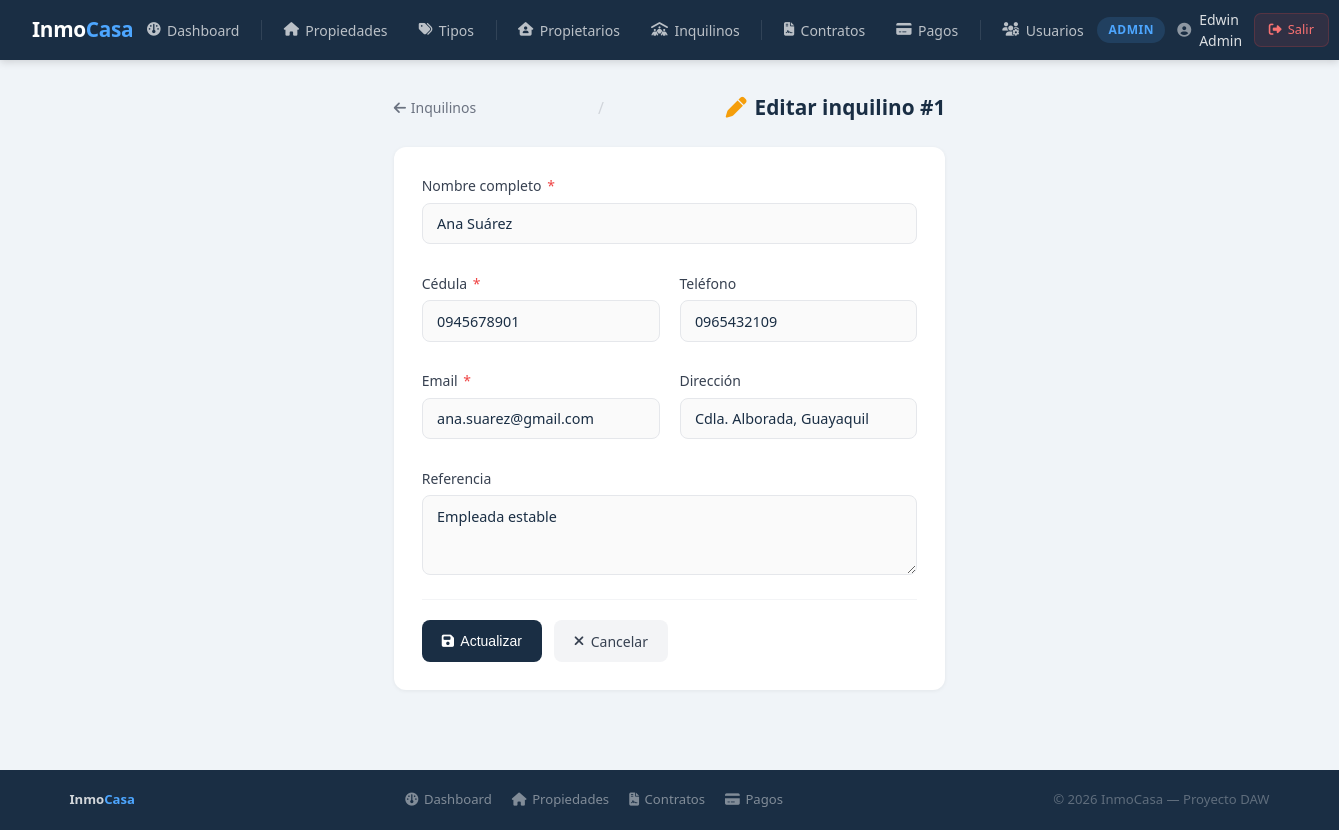
/index.php?action=inquilino_editar&id=1 (signed in), run on the app's committed database.
### tables this page shows
CREATE TABLE IF NOT EXISTS inquilinos (
    id INT AUTO_INCREMENT PRIMARY KEY,
    nombre VARCHAR(100) NOT NULL,
    cedula VARCHAR(13) NOT NULL UNIQUE,
    telefono VARCHAR(15),
    email VARCHAR(100) NOT NULL UNIQUE,
    direccion VARCHAR(200),
    referencia VARCHAR(200),
    created_at TIMESTAMP DEFAULT CURRENT_TIMESTAMP
);

### app/controllers/InquilinoController.php (called while the page is built, shortened)
<?php
include_once __DIR__ . '/../models/Inquilino.php';
class InquilinoController {
    private $modelo;
    public function __construct() {
        $this->modelo = new Inquilino();
    }
    public function editar($id) {
        $inquilino = $this->modelo->obtenerPorId($id);
        include_once __DIR__ . '/../views/inquilinos/editar.php';
    }
}
?>

### config/database.example.php (called while the page is built, shortened)
<?php
class Database{
    private static $conn = null;
    public static function getConexion(){
        if( self::$conn === null){
            try{
                $dsn = 'mysql:host='.DB_HOST .
                ';port='. DB_PORT .
                ';dbname='.DB_NAME .
                ';charset=utf8';
                self::$conn = new PDO($dsn , DB_USER,DB_PASS ,[
                    PDO::ATTR_ERRMODE => PDO::ERRMODE_EXCEPTION,
                    PDO::ATTR_DEFAULT_FETCH_MODE => PDO::FETCH_ASSOC,
                    PDO::ATTR_EMULATE_PREPARES => false,
                ]);
            }catch(PDOException $e){
                die("Error de conexion: ". $e->getMessage());
            }
        }
        return self::$conn;
    }
}
?>

### app/models/Inquilino.php (called while the page is built, shortened)
<?php
class Inquilino {
    private $conn;
    public function __construct() {
        $this->conn = Database::getConexion();
    }
    public function obtenerPorId($id) {
        try {
            $sql = "SELECT * FROM inquilinos WHERE id = ?";
            $stmt = $this->conn->prepare($sql);
            $stmt->execute([$id]);
            return $stmt->fetch();
        } catch (PDOException $e) {
            return ["exito" => false, "mensaje" => "Error al obtener inquilino: " . $e->getMessage()];
        }
    }
}
?>

### app/views/inquilinos/editar.php (the view, shortened to what this page needs)
<?php include_once __DIR__ . '/../layouts/header.php'; ?>
<?php
$inquilino = $inquilino ?? [];
?>
<div class="page-header">
    <a href="<?= BASE_URL ?>?action=inquilinos">
        <i class="fa-solid fa-arrow-left"></i> Inquilinos
    </a>
    <span class="separator">/</span>
    <div class="page-title">
        <i class="fa-solid fa-pen"></i> Editar inquilino #<?= $inquilino['id'] ?? '' ?>
    </div>
</div>
<div class="form-card">
    <form id="formInquilino" method="POST"
          action="<?= BASE_URL ?>?action=inquilino_actualizar&id=<?= $inquilino['id'] ?? '' ?>"
          novalidate>
        <div class="form-grid">
            <div class="form-group full">
                <label>Nombre completo <span class="required">*</span></label>
                <input type="text" name="nombre" value="<?= htmlspecialchars($inquilino['nombre'] ?? '') ?>">
            </div>
            <div class="form-group">
                <label>Cédula <span class="required">*</span></label>
                <input type="text" name="cedula" value="<?= htmlspecialchars($inquilino['cedula'] ?? '') ?>">
            </div>
            <div class="form-group">
                <label>Teléfono</label>
                <input type="text" name="telefono" value="<?= htmlspecialchars($inquilino['telefono'] ?? '') ?>">
            </div>
            <div class="form-group">
                <label>Email <span class="required">*</span></label>
                <input type="email" name="email" value="<?= htmlspecialchars($inquilino['email'] ?? '') ?>">
            </div>
            <div class="form-group">
                <label>Dirección</label>
                <input type="text" name="direccion" value="<?= htmlspecialchars($inquilino['direccion'] ?? '') ?>">
            </div>
            <div class="form-group full">
                <label>Referencia</label>
                <textarea name="referencia"><?= htmlspecialchars($inquilino['referencia'] ?? '') ?></textarea>
            </div>
        </div>
        <div class="form-actions">
            <button type="submit" class="btn btn-primary">
                <i class="fa-solid fa-floppy-disk"></i> Actualizar
            </button>
            <a href="<?= BASE_URL ?>?action=inquilinos" class="btn btn-secondary">
                <i class="fa-solid fa-xmark"></i> Cancelar
            </a>
        </div>
    </form>
</div>
<?php include_once __DIR__ . '/../layouts/footer.php'; ?>

### public/css/style.css (style rules this page uses)
*, *::before, *::after { margin: 0; padding: 0; box-sizing: border-box; }
html { font-size: 16px; }
body { font-family: 'Segoe UI', system-ui, -apple-system, sans-serif; background: #f0f4f8; color: #1a2e44; min-height: 100vh; line-height: 1.5; display: flex; flex-direction: column; }
a { color: #4da6ff; text-decoration: none; transition: color 0.2s; }
.btn { display: inline-flex; align-items: center; gap: 0.4rem; padding: 0.55rem 1.1rem; border-radius: 8px; font-size: 0.875rem; font-weight: 500; text-decoration: none; cursor: pointer; border: none; transition: all 0.2s; white-space: nowrap; }
.btn-primary { background: #1a2e44; color: #fff; }
.btn-secondary { background: #f3f4f6; color: #374151; }
.form-card { background: #fff; border-radius: 12px; box-shadow: 0 1px 4px rgba(0,0,0,0.06); padding: 1.75rem; max-width: 750px; }
.form-grid { display: grid; grid-template-columns: 1fr 1fr; gap: 1.25rem; }
.form-group { display: flex; flex-direction: column; gap: 0.4rem; }
.form-group.full { grid-column: 1 / -1; }
label { font-size: 0.875rem; font-weight: 500; color: #374151; }
.required { color: #ef4444; margin-left: 2px; }
input[type="text"], input[type="email"], input[type="password"], input[type="number"], input[type="date"], select, textarea { width: 100%; padding: 0.65rem 0.9rem; border: 1.5px solid #e5e7eb; border-radius: 8px; font-size: 0.9rem; color: #1a2e44; background: #fafafa; outline: none; transition: border-color 0.2s, background 0.2s; font-family: inherit; }
textarea { resize: vertical; min-height: 80px; }
.form-actions { display: flex; gap: 0.75rem; margin-top: 1.5rem; padding-top: 1.25rem; border-top: 1px solid #f3f4f6; }
.page-header { display: flex; align-items: center; justify-content: space-between; margin-bottom: 1.5rem; flex-wrap: wrap; gap: 1rem; }
.page-title { font-size: 1.3rem; font-weight: 600; color: #1a2e44; display: flex; align-items: center; gap: 0.5rem; }
.page-title i { color: #4da6ff; }

### app/views/layouts/header.php (style rules this page uses)
* { margin: 0; padding: 0; box-sizing: border-box; }
body { font-family: 'Segoe UI', sans-serif; background: #f0f4f8; min-height: 100vh; display: flex; flex-direction: column; }

### app/views/inquilinos/editar.php (style rules this page uses)
.page-header { display: flex; align-items: center; gap: 0.75rem; margin-bottom: 1.5rem; }
.page-header a { color: #6b7280; text-decoration: none; font-size: 0.875rem; display: flex; align-items: center; gap: 0.3rem; }
.page-header .separator { color: #d1d5db; }
.page-title { font-size: 1.3rem; font-weight: 600; color: #1a2e44; display: flex; align-items: center; gap: 0.5rem; }
.page-title i { color: #f59e0b; }
.form-card { background: #fff; border-radius: 12px; box-shadow: 0 1px 4px rgba(0,0,0,0.06); padding: 1.75rem; max-width: 750px; }
.form-grid { display: grid; grid-template-columns: 1fr 1fr; gap: 1.25rem; }
.form-group { display: flex; flex-direction: column; gap: 0.4rem; }
.form-group.full { grid-column: 1 / -1; }
label { font-size: 0.875rem; font-weight: 500; color: #374151; }
.required { color: #ef4444; margin-left: 2px; }
input, select, textarea { padding: 0.65rem 0.9rem; border: 1.5px solid #e5e7eb; border-radius: 8px; font-size: 0.9rem; color: #1a2e44; background: #fafafa; outline: none; transition: border-color 0.2s; font-family: inherit; }
.form-actions { display: flex; gap: 0.75rem; margin-top: 1.5rem; padding-top: 1.25rem; border-top: 1px solid #f3f4f6; }
.btn { display: inline-flex; align-items: center; gap: 0.4rem; padding: 0.65rem 1.25rem; border-radius: 8px; font-size: 0.875rem; font-weight: 500; text-decoration: none; cursor: pointer; border: none; transition: all 0.2s; }
.btn-primary { background: #1a2e44; color: #fff; }
.btn-secondary { background: #f3f4f6; color: #374151; }

### data on the page
inquilinos: id "1", nombre "Ana Suárez", cedula "0945678901", telefono "0965432109", email "ana.suarez@gmail.com", direccion "Cdla. Alborada, Guayaquil", referencia "Empleada estable"

### other printed values
$rol "ADMIN"
$nombre "Edwin Admin"
